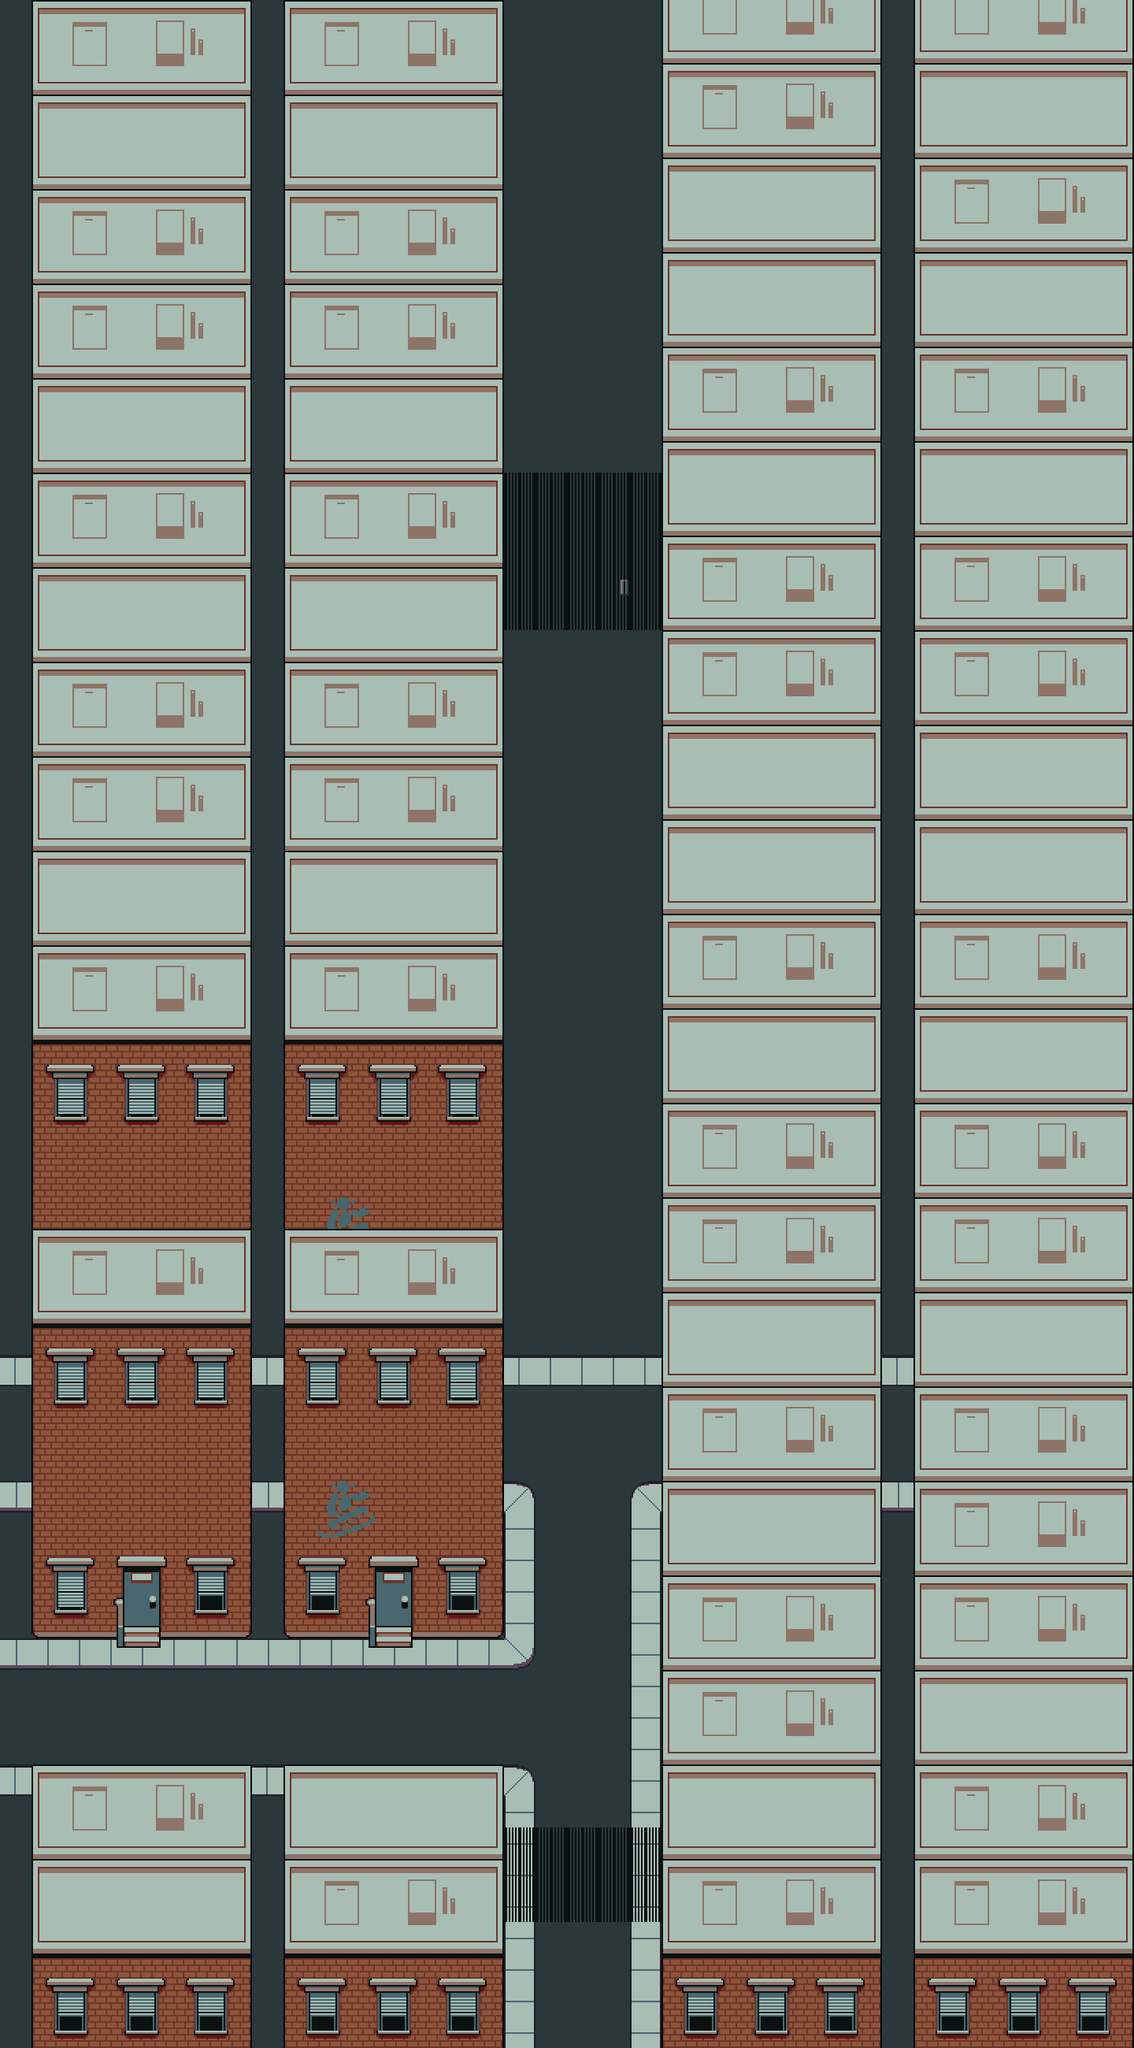

This game map was drawn from its Tiled (.tmx) file and the tilesets committed beside it. A one-line description and the trimmed map source follow:
An orthogonal 36x65 tile map with 40x40 px tiles, 3 tile layers (Tile Layer 1, Tile Layer 2, Tile Layer 3) and 17 objects (2x script, transition, npc, savepoint, spawn, ...).

<map version="1.10" tiledversion="1.10.1" orientation="orthogonal" renderorder="right-down" width="36" height="65" tilewidth="40" tileheight="40" infinite="0" nextlayerid="8" nextobjectid="31">
 <editorsettings>
  <export target="city2.lua" format="lua" />
 </editorsettings>
 <properties>
  <property name="music" value="This is the music in the scene where the main character finds out about aliens or something there's really not much to it" />
 </properties>
 <tileset firstgid="1" source="../tilesets/city.tsx" />
 <layer id="1" name="Tile Layer 1" width="36" height="65">
  <data>[2340 cells, 2340 non-empty, 1 distinct tile ids]</data>
 </layer>
 <layer id="5" name="Tile Layer 2" width="36" height="65">
  <data>[2340 cells, 1851 non-empty, 161 distinct tile ids]</data>
 </layer>
 <layer id="6" name="Tile Layer 3" width="36" height="65">
  <data>[2340 cells, 22 non-empty, 5 distinct tile ids]</data>
 </layer>
 <objectgroup color="#ff00ff" id="2" name="objects">
  <object id="6" name="transition" x="-150" y="2040" width="150" height="290">
   <properties>
    <property name="map" value="city1" />
    <property name="marker" value="entrance2" />
   </properties>
  </object>
  <object id="8" name="npc" x="-290" y="-10">
   <properties>
    <property name="actor" value="dess" />
    <property name="cond" value="Game:getFlag(&quot;dessIsHereScene&quot;, 0) &lt; 4" />
    <property name="facing" value="up" />
   </properties>
   <point />
  </object>
  <object id="13" name="script" x="640" y="1720" width="200" height="40">
   <properties>
    <property name="cutscene" value="desshere.desswalk3" />
   </properties>
  </object>
  <object id="18" name="script" x="640" y="880" width="200" height="80">
   <properties>
    <property name="cutscene" value="desshere.desswalk4" />
   </properties>
  </object>
  <object id="24" name="savepoint" x="720" y="190" width="40" height="40">
   <properties>
    <property name="marker" value="saveSpawn" />
   </properties>
  </object>
 </objectgroup>
 <objectgroup color="#0000ff" id="3" name="collision">
  <object id="14" x="0" y="2240" width="640" height="360" />
  <object id="15" x="640" y="2360" width="200" height="80" />
  <object id="16" x="840" y="0" width="600" height="2600" />
  <object id="17" x="0" y="0" width="640" height="2080" />
 </objectgroup>
 <objectgroup color="#aa00ff" id="4" name="markers">
  <object id="4" name="spawn" x="150" y="2190">
   <point />
  </object>
  <object id="5" name="entrance1" x="60" y="2190">
   <point />
  </object>
  <object id="20" name="summonDess" x="740" y="1250">
   <point />
  </object>
  <object id="21" name="partyspot1" x="670" y="1020">
   <point />
  </object>
  <object id="22" name="partyspot2" x="810" y="1020">
   <point />
  </object>
  <object id="23" name="dessspot" x="740" y="1000">
   <point />
  </object>
  <object id="25" name="saveSpawn" x="740" y="290">
   <point />
  </object>
  <object id="30" name="keycardSpot" x="790" y="820">
   <point />
  </object>
 </objectgroup>
</map>